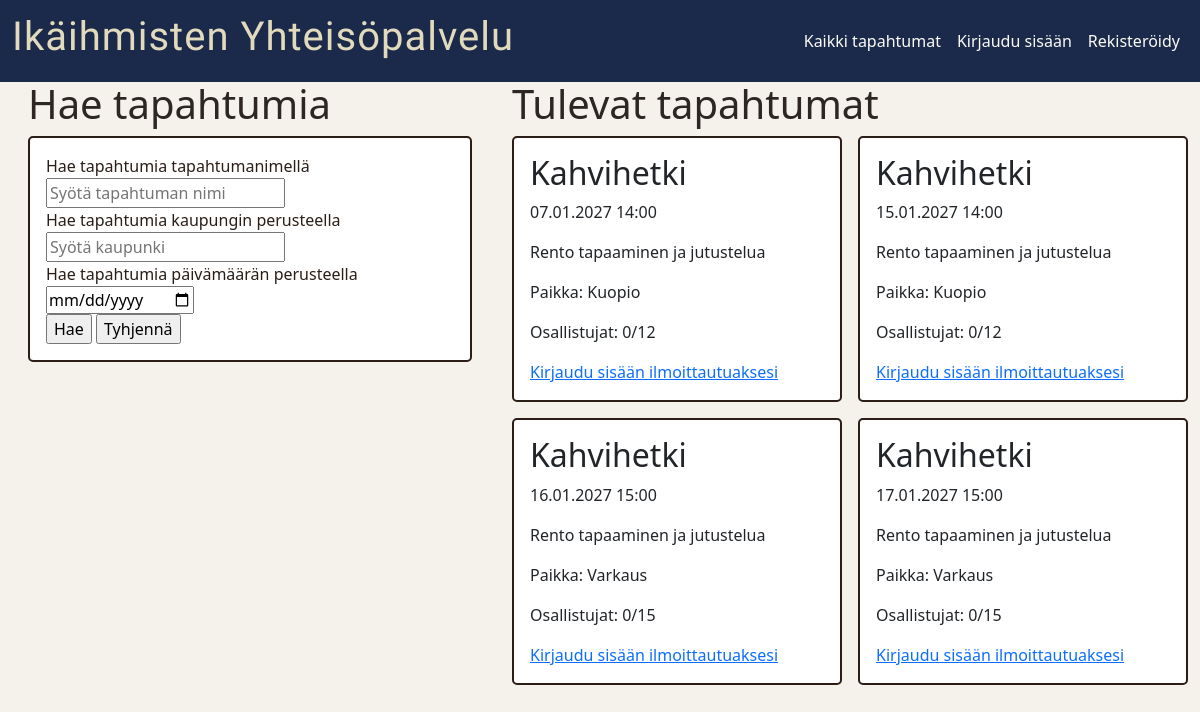
Before: / with the older database file.
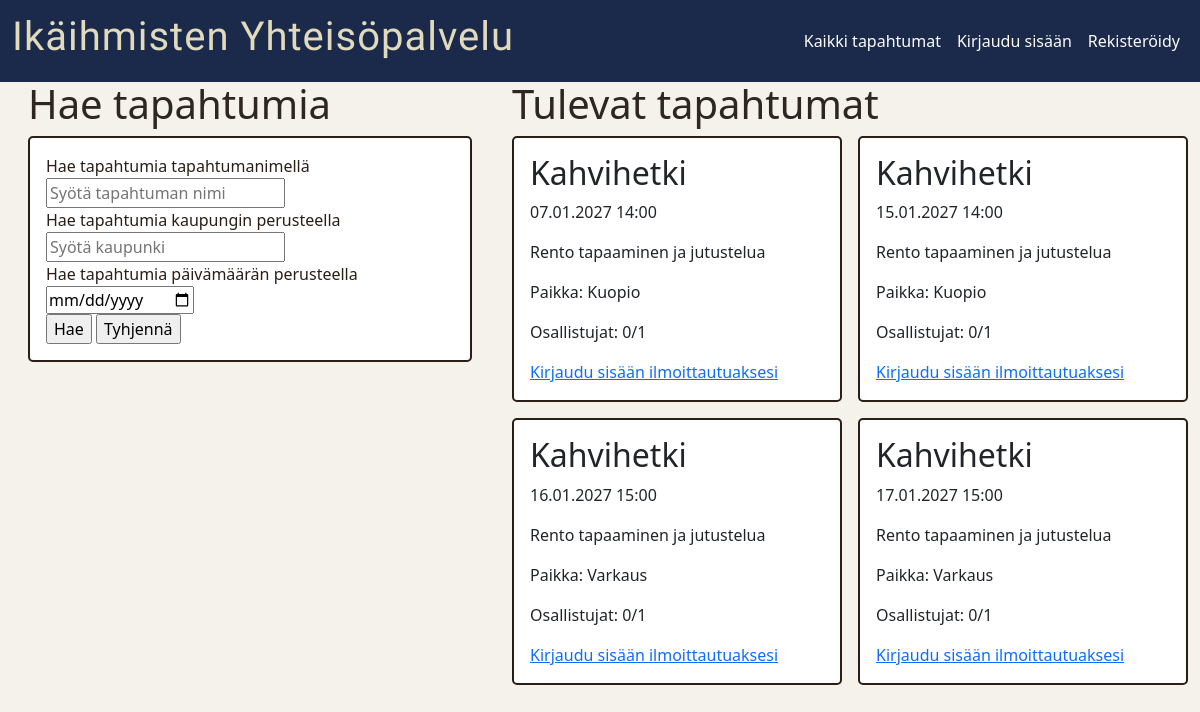
After: the same page with the newer database file.
### tables this page shows
CREATE TABLE `events` (
  `event_id` int NOT NULL,
  `title` varchar(100) NOT NULL,
  `description` text,
  `city` varchar(100) NOT NULL,
  `event_date` datetime NOT NULL,
  `duration_minutes` int NOT NULL,
  `max_participants` int NOT NULL
);

### src/index.php (the view, shortened to what the changed rows need)
<?php
$isLoggedIn = isset($_SESSION['user_id']);
$pdo = databaseConnection();
$currentUserId = $isLoggedIn ? (int) $_SESSION['user_id'] : 0;
$eventStatement = $pdo->prepare(
        'SELECT e.event_id, e.title, e.description, e.city, e.event_date,
            e.max_participants, COUNT(r.registration_id) AS participant_count,
            MAX(CASE WHEN r.user_id = :user_id THEN 1 ELSE 0 END) AS is_registered
        FROM events e
        LEFT JOIN registrations r ON r.event_id = e.event_id
        WHERE e.event_date >= NOW()
        GROUP BY e.event_id, e.title, e.description, e.city, e.event_date, e.max_participants
        ORDER BY e.event_date ASC
        LIMIT 4'
);
$eventStatement->execute(['user_id' => $currentUserId]);
$upcomingEvents = $eventStatement->fetchAll();
?>
<!DOCTYPE html>
<html lang="fi">
    <head>
        <link href="https://cdn.jsdelivr.net/npm/bootstrap@5.3.8/dist/css/bootstrap.min.css" rel="stylesheet">
        <link rel="stylesheet" href="css/styles.css">
    </head>
    <body>
        <nav class="navbar navbar-expand-lg fixed-top">
            <div class="container-fluid">
                <a class="navbar-brand">
                    <h1>Ikäihmisten<br class="d-sm-none"> Yhteisöpalvelu</h1>
                </a>
            </div>
        </nav>
        <div class="container-fluid">
            <div class="row">
                <div class="col-md-5 left-side">
                    <aside class="sidebar">
                        <div class="form-side px-3">
                            <h1>Hae tapahtumia</h1>
                        </div>
                    </aside>
                </div>
                <div class="col-md-7 right-side">
                    <main class="main-content">
                        <div class="event-side">
                            <h1>Tulevat tapahtumat</h1>
                            <div class="row g-3 incoming-events">
                                <?php if ($upcomingEvents === []): ?>
                                    <p>Tulevia tapahtumia ei löytynyt.</p>
                                <?php else: ?>
                                    <?php foreach ($upcomingEvents as $event): ?>
                                        <div class="col-12 col-md-6">
                                            <article class="card event-card p-3 h-100">
                                                <h2>
                                                    <?= htmlspecialchars($event['title'], ENT_QUOTES, 'UTF-8') ?>
                                                </h2>
                                                <p class="event-date">
                                                    <?= htmlspecialchars((new DateTimeImmutable($event['event_date']))->format('d.m.Y H:i'), ENT_QUOTES, 'UTF-8') ?>
                                                </p>
                                                <p class="event-desc">
                                                    <?= htmlspecialchars($event['description'] ?? '', ENT_QUOTES, 'UTF-8') ?>
                                                </p>
                                                <p>
                                                    Paikka:
                                                    <?= htmlspecialchars($event['city'], ENT_QUOTES, 'UTF-8') ?>
                                                </p>
                                                <p class="person-number">
                                                    Osallistujat:
                                                    <?= (int) $event['participant_count'] ?>/<?= (int) $event['max_participants'] ?>
                                                </p>
                                                <?php if (!$isLoggedIn): ?>
                                                    <a href="login.php">Kirjaudu sisään ilmoittautuaksesi</a>
                                                <?php elseif ((int) $event['participant_count'] >= (int) $event['max_participants']): ?>
                                                    <button type="button" class="btn btn-secondary" disabled>
                                                        Ilmoittautuminen täynnä
                                                    </button>
                                                <?php endif; ?>
                                            </article>
                                        </div>
                                    <?php endforeach; ?>
                                <?php endif; ?>
                            </div>
                        </div>
                    </main>
                </div>
            </div>
        </div>
    </body>
</html>

Changed rows visible on the page:
changed events (number 1 of 4 on the later page): max_participants "12" → "1"
changed events (number 2 of 4 on the later page): max_participants "12" → "1"
changed events (number 3 of 4 on the later page): max_participants "15" → "1"
changed events (number 4 of 4 on the later page): max_participants "15" → "1"
